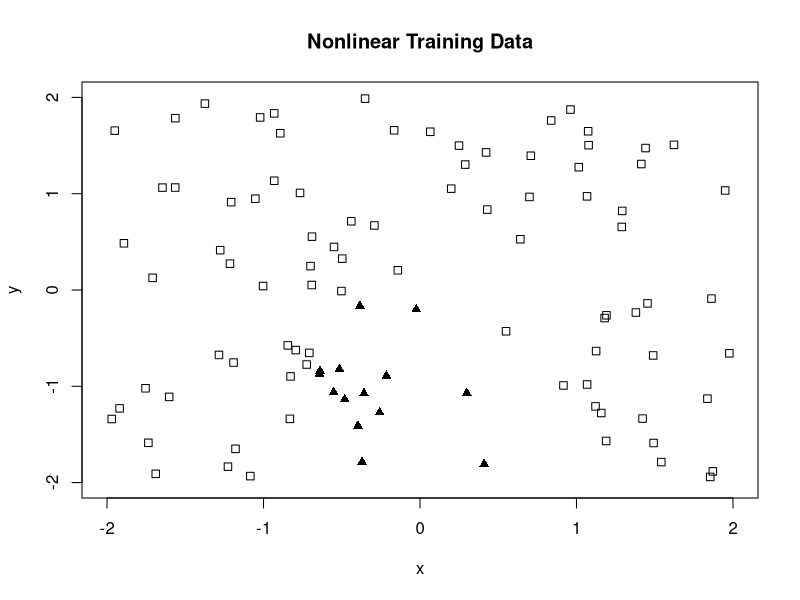
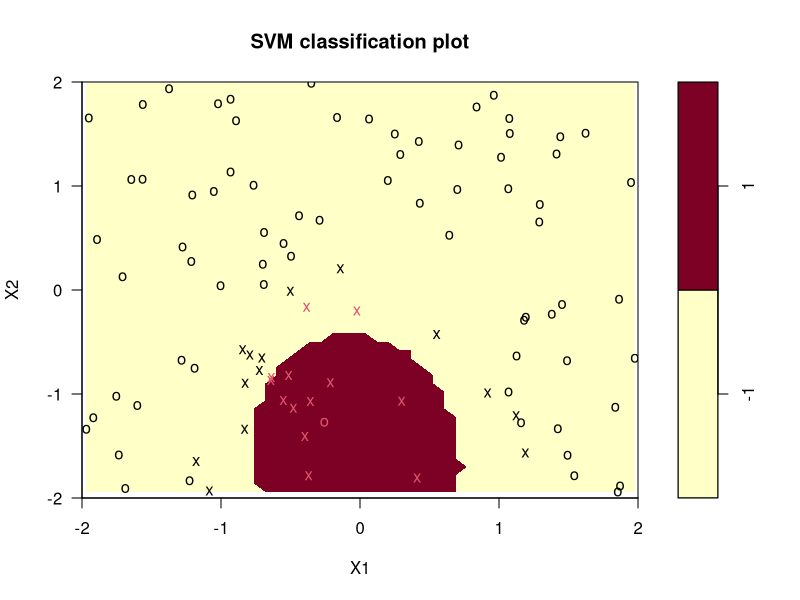

The R script that drew these images, in order:

#load the e1071 library
library("e1071")

# This function generates nonlinearly-separable data in two dimensions.
#  a,b,c: the coefficients of x, y, and the bias
#  xmin, xmax: bounds on x values
#  ymin, ymax: bounds on y values
#  npts: number of sample points to generate
sample_nonlinear_data = function(a, b, c, xmin, xmax, ymin, ymax, npts)
{
	#initialize arrays to hold data
	xy = array(0, dim=c(npts, 2))
	cls = array(0, dim=c(npts, 1))
	nGenPnts = 0;
	#create sample data points
	while (nGenPnts < npts) {
		#generate random (x,y) location within bounds
		x = runif(1, min=xmin, max=xmax) #generate uniform random numbers between xmin and xmax
		y = runif(1, min=ymin, max=ymax) #generate uniform random numbers between ymin and ymax
		
		#compute margin of (x,y)
		z = a*x^2 + b*y + c
		
		#compute class of (x,y)
		xyCls = sign(z)
		
		#save point
		xy[nGenPnts+1, 1] = x
		xy[nGenPnts+1, 2] = y
		cls[nGenPnts+1] = xyCls
		nGenPnts = nGenPnts + 1
	}
	#convert locations and classes into a data frame
	ds = data.frame(xy, cls=as.factor(cls))

	return(ds)
}


# Plot a dataset returned from sample_linear_data
#  ds: the dataset
#  title: the plot title
plot_data = function(ds, title="Dataset")
{
	x = ds[ , 1]
	y = ds[ , 2]
	cls = ds$cls
	
	c1 = cls == levels(cls)[1]
	c2 = cls == levels(cls)[2]
	
	plot(x[c1], y[c1], type="p", pch=0, main=title, xlab="x", ylab="y", ylim=c(-2, 2), xlim=c(-2, 2))
	points(x[c2], y[c2], pch=17)	
}


#compute the zero-one loss, the proportion of mis-classified values
zero_one_loss = function(pred_vals, real_vals)
{
   #convert factors to numeric values
   pred_vals = as.numeric(pred_vals)
   real_vals = as.numeric(real_vals)

   loss = 0	
	#each mis-classification adds one to the sum
	for (i in 1:length(pred_vals)) {
		if (pred_vals[i] != real_vals[i]) {
			loss = loss + 1
		}	
	}
	
	#normalize the loss by the # of predicted values, turning it into a proportion
	result = loss/length(pred_vals)
   return(result)
}


#generate some sample nonlinear data
a = -0.5
b = -0.2
c = 0.05
npts = 100
trainingData = sample_nonlinear_data(a, b, c, -2, 2, -2, 2, npts)

#visualize the sample data
plot_data(trainingData, "Nonlinear Training Data")

#train a simple linear SVM on the data
svmModel = svm(cls ~ ., data=trainingData, kernel="radial")
summary(svmModel)

#use the built-in plot.svm function to display decision boundary
#and support vectors
X11() #quartz() on mac, windows() on MS windows - opens a new plot window
plot(svmModel, trainingData, X2 ~ X1, ylim=c(-2, 2), xlim=c(-2, 2))
print(summary(svmModel))

#create 30 test data points for validation
testData = sample_nonlinear_data(a, b, c, -2, 2, -2, 2, 30)

#predict the output of the test data
predClasses = predict(svmModel, testData)

#compute the prediction performance
perf = zero_one_loss(predClasses, testData$cls)

perfStr = sprintf('SVM Performance: %0.1f%% incorrect predictions on test data', perf*100)
print(perfStr)


